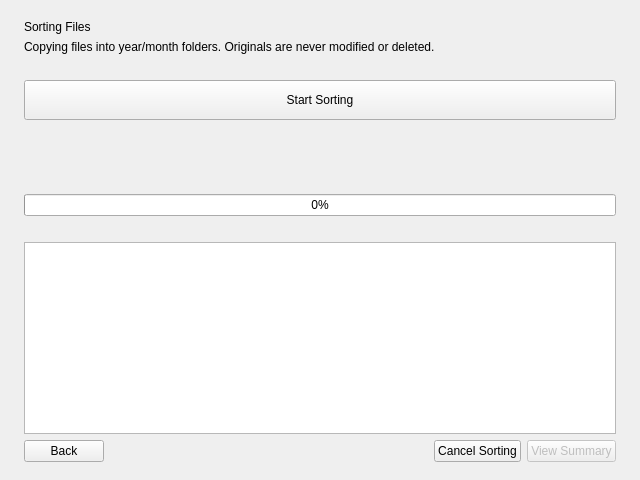
<?xml version="1.0" encoding="UTF-8"?>
<ui version="4.0">
 <class>Form</class>
 <widget class="QWidget" name="Form">
  <property name="geometry">
   <rect>
    <x>0</x>
    <y>0</y>
    <width>640</width>
    <height>480</height>
   </rect>
  </property>
  <property name="windowTitle">
   <string>Form</string>
  </property>
  <layout class="QVBoxLayout" name="verticalLayout">
   <property name="leftMargin">
    <number>24</number>
   </property>
   <property name="topMargin">
    <number>20</number>
   </property>
   <property name="rightMargin">
    <number>24</number>
   </property>
   <property name="bottomMargin">
    <number>18</number>
   </property>
   <item>
    <widget class="QLabel" name="titleLabel">
     <property name="text">
      <string>Sorting Files</string>
     </property>
    </widget>
   </item>
   <item>
    <widget class="QLabel" name="subtitleLabel">
     <property name="text">
      <string>Copying files into year/month folders. Originals are never modified or deleted.</string>
     </property>
     <property name="wordWrap">
      <bool>true</bool>
     </property>
    </widget>
   </item>
   <item>
    <widget class="QLabel" name="summaryLabel">
     <property name="text">
      <string/>
     </property>
     <property name="wordWrap">
      <bool>true</bool>
     </property>
    </widget>
   </item>
   <item>
    <widget class="QPushButton" name="startButton">
     <property name="minimumSize">
      <size>
       <width>0</width>
       <height>40</height>
      </size>
     </property>
     <property name="text">
      <string>Start Sorting</string>
     </property>
    </widget>
   </item>
   <item>
    <widget class="QWidget" name="preStartSpacer" native="true">
     <property name="sizePolicy">
      <sizepolicy hsizetype="Preferred" vsizetype="Expanding">
       <horstretch>0</horstretch>
       <verstretch>0</verstretch>
      </sizepolicy>
     </property>
    </widget>
   </item>
   <item>
    <widget class="QProgressBar" name="sortProgressBar">
     <property name="value">
      <number>0</number>
     </property>
    </widget>
   </item>
   <item>
    <widget class="QLabel" name="progressLabel">
     <property name="text">
      <string/>
     </property>
    </widget>
   </item>
   <item>
    <widget class="QPlainTextEdit" name="logView">
     <property name="readOnly">
      <bool>true</bool>
     </property>
    </widget>
   </item>
   <item>
    <layout class="QHBoxLayout" name="navLayout">
     <item>
      <widget class="QPushButton" name="backButton">
       <property name="text">
        <string>Back</string>
       </property>
      </widget>
     </item>
     <item>
      <spacer name="navSpacer">
       <property name="orientation">
        <enum>Qt::Orientation::Horizontal</enum>
       </property>
       <property name="sizeHint" stdset="0">
        <size>
         <width>40</width>
         <height>20</height>
        </size>
       </property>
      </spacer>
     </item>
     <item>
      <widget class="QPushButton" name="cancelButton">
       <property name="text">
        <string>Cancel Sorting</string>
       </property>
      </widget>
     </item>
     <item>
      <widget class="QPushButton" name="continueButton">
       <property name="enabled">
        <bool>false</bool>
       </property>
       <property name="text">
        <string>View Summary</string>
       </property>
      </widget>
     </item>
    </layout>
   </item>
  </layout>
 </widget>
 <resources/>
 <connections/>
</ui>
